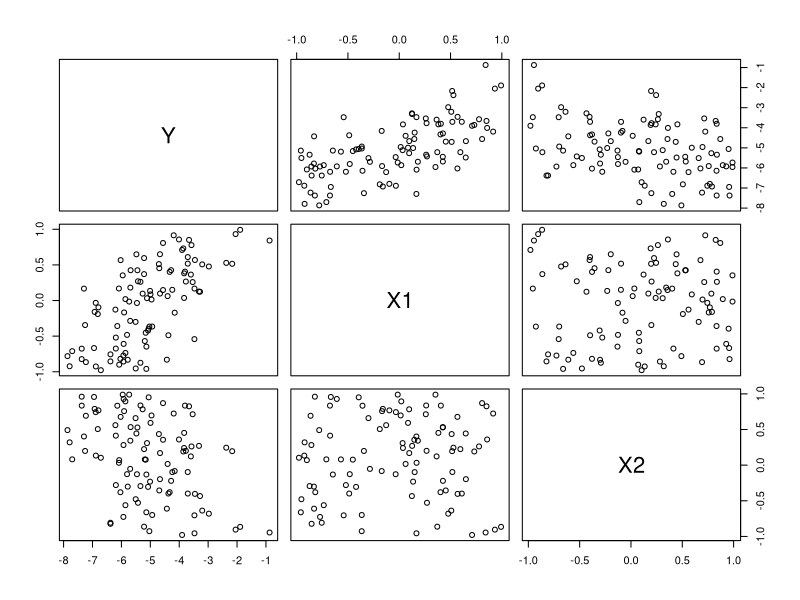
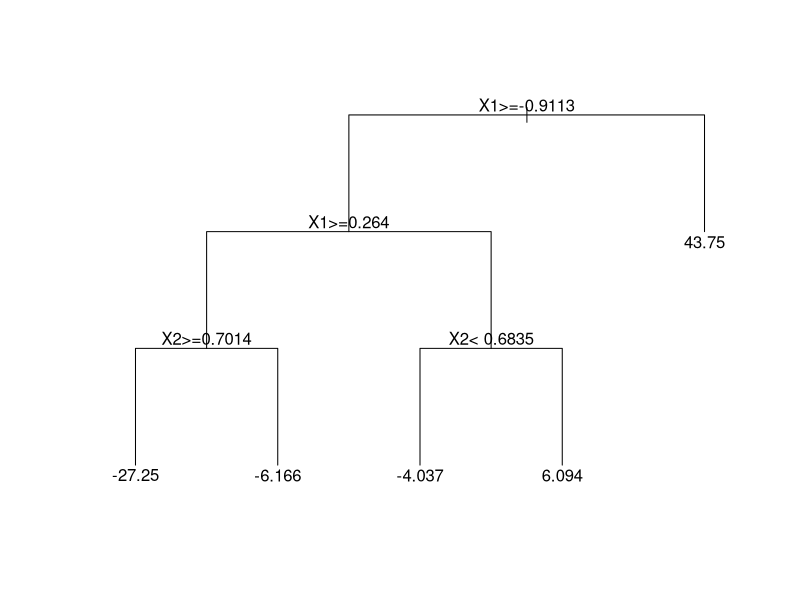
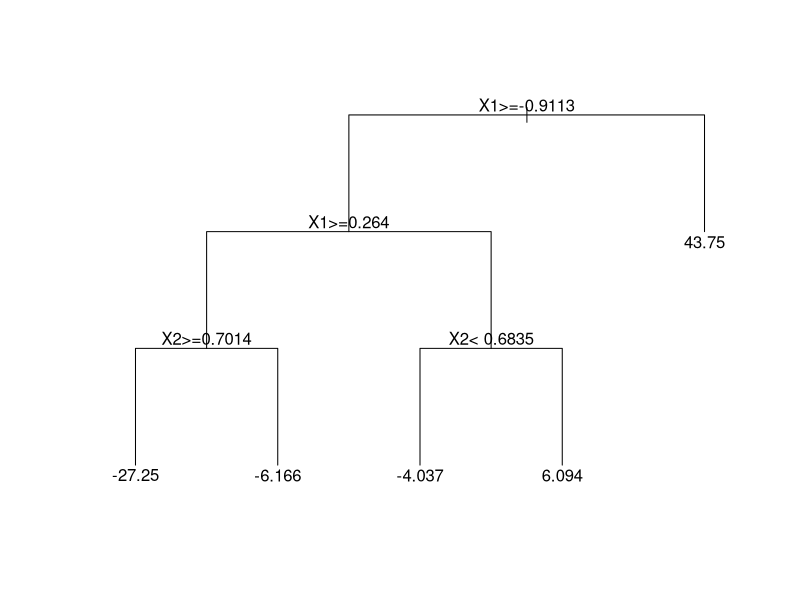

Source code (R) for these figures, in order:
## ---- chunk 1
set.seed(1000)
## ---- chunk 2
n = 100
beta0 = -5
beta1 = 2
beta2 = -1
X1 = runif(n,min=-1,max=1)
X2 = runif(n,min=-1,max=1)
epsilon = rnorm(n)
Y = beta0 + beta1*X1 + beta2*X2 + epsilon
## ---- chunk 3
pairs(Y ~ X1 + X2)
## ---- chunk 4
lm.fit = lm(Y ~ X1 + X2)
summary(lm.fit)
## ---- chunk 5
predict(lm.fit, newdata=data.frame(X1=0,X2=0.5))
## ---- chunk 6
# generate data
n = 100
beta0 = -5
beta1 = 2
beta2 = -1
X1 = runif(n,min=-1,max=1)
X2 = runif(n,min=-1,max=1)
epsilon = rnorm(n)
Y = beta0 + beta1*X1/(beta2+X2) + epsilon

# estimate linear regression model
lm.fit = lm(Y ~ X1 + X2)
summary(lm.fit)
## ---- chunk 7
library(rpart)

# estimate regression tree
tree.fit = rpart(Y ~ X1 + X2)

# plot the estimated tree
plot(tree.fit, uniform=TRUE, margin=.05)
text(tree.fit)
## ---- chunk 8
# estimate regression tree
tree.fit = rpart(Y ~ X1 + X2)

# plot the estimated tree
plot(tree.fit, uniform=TRUE, margin=.05)
text(tree.fit, digits=4)
## ---- chunk 9
predict(tree.fit, newdata=data.frame(X1=0,X2=0.5))
## ---- chunk 10
n = 100
beta0 = -5
beta1 = 2
beta2 = -1
X1 = runif(n,min=-1,max=1)
X2 = runif(n,min=-1,max=1)
epsilon = rnorm(n)
Y = beta0 + beta1*X1 + beta2*X2 + epsilon
train = data.frame(Y=Y[1:70], X1=X1[1:70], X2=X2[1:70])
test = data.frame(Y=Y[71:100], X1=X1[71:100], X2=X2[71:100])
## ---- chunk 11
# estimate linear regression model
lm.fit = lm(Y ~ X1 + X2, data=train)

# estimate regression tree model
tree.fit = rpart(Y ~ X1 + X2, data=train)
## ---- chunk 12
# linear regression model
lm.predict = predict(lm.fit, newdata=test)
lm.rmse = sqrt(mean((lm.predict-test$Y)^2))
lm.rmse
## ---- chunk 13
# regression tree model
tree.predict = predict(tree.fit, newdata=test)
tree.rmse = sqrt(mean((tree.predict - test$Y)^2))
tree.rmse
## ---- chunk 14
set.seed(100)
## ---- chunk 15
n = 100
beta0 = -5
beta1 = 2
beta2 = -1
X1 = runif(n,min=-1,max=1)
X2 = runif(n,min=-1,max=1)
epsilon = rnorm(n)
Y = beta0 + beta1*X1/(beta2+X2) + epsilon
train = data.frame(Y=Y[1:70], X1=X1[1:70], X2=X2[1:70])
test = data.frame(Y=Y[71:100], X1=X1[71:100], X2=X2[71:100])
## ---- chunk 16
# linear regression model
lm.fit = lm(Y ~ X1 + X2, data=train)
lm.predict = predict(lm.fit, newdata=test)
lm.rmse = sqrt(mean((lm.predict - test$Y)^2))
lm.rmse
## ---- chunk 17
# regression tree model
tree.fit = rpart(Y ~ X1 + X2, data=train)
tree.predict = predict(tree.fit, newdata=test)
tree.rmse = sqrt(mean((tree.predict - test$Y)^2))
tree.rmse
